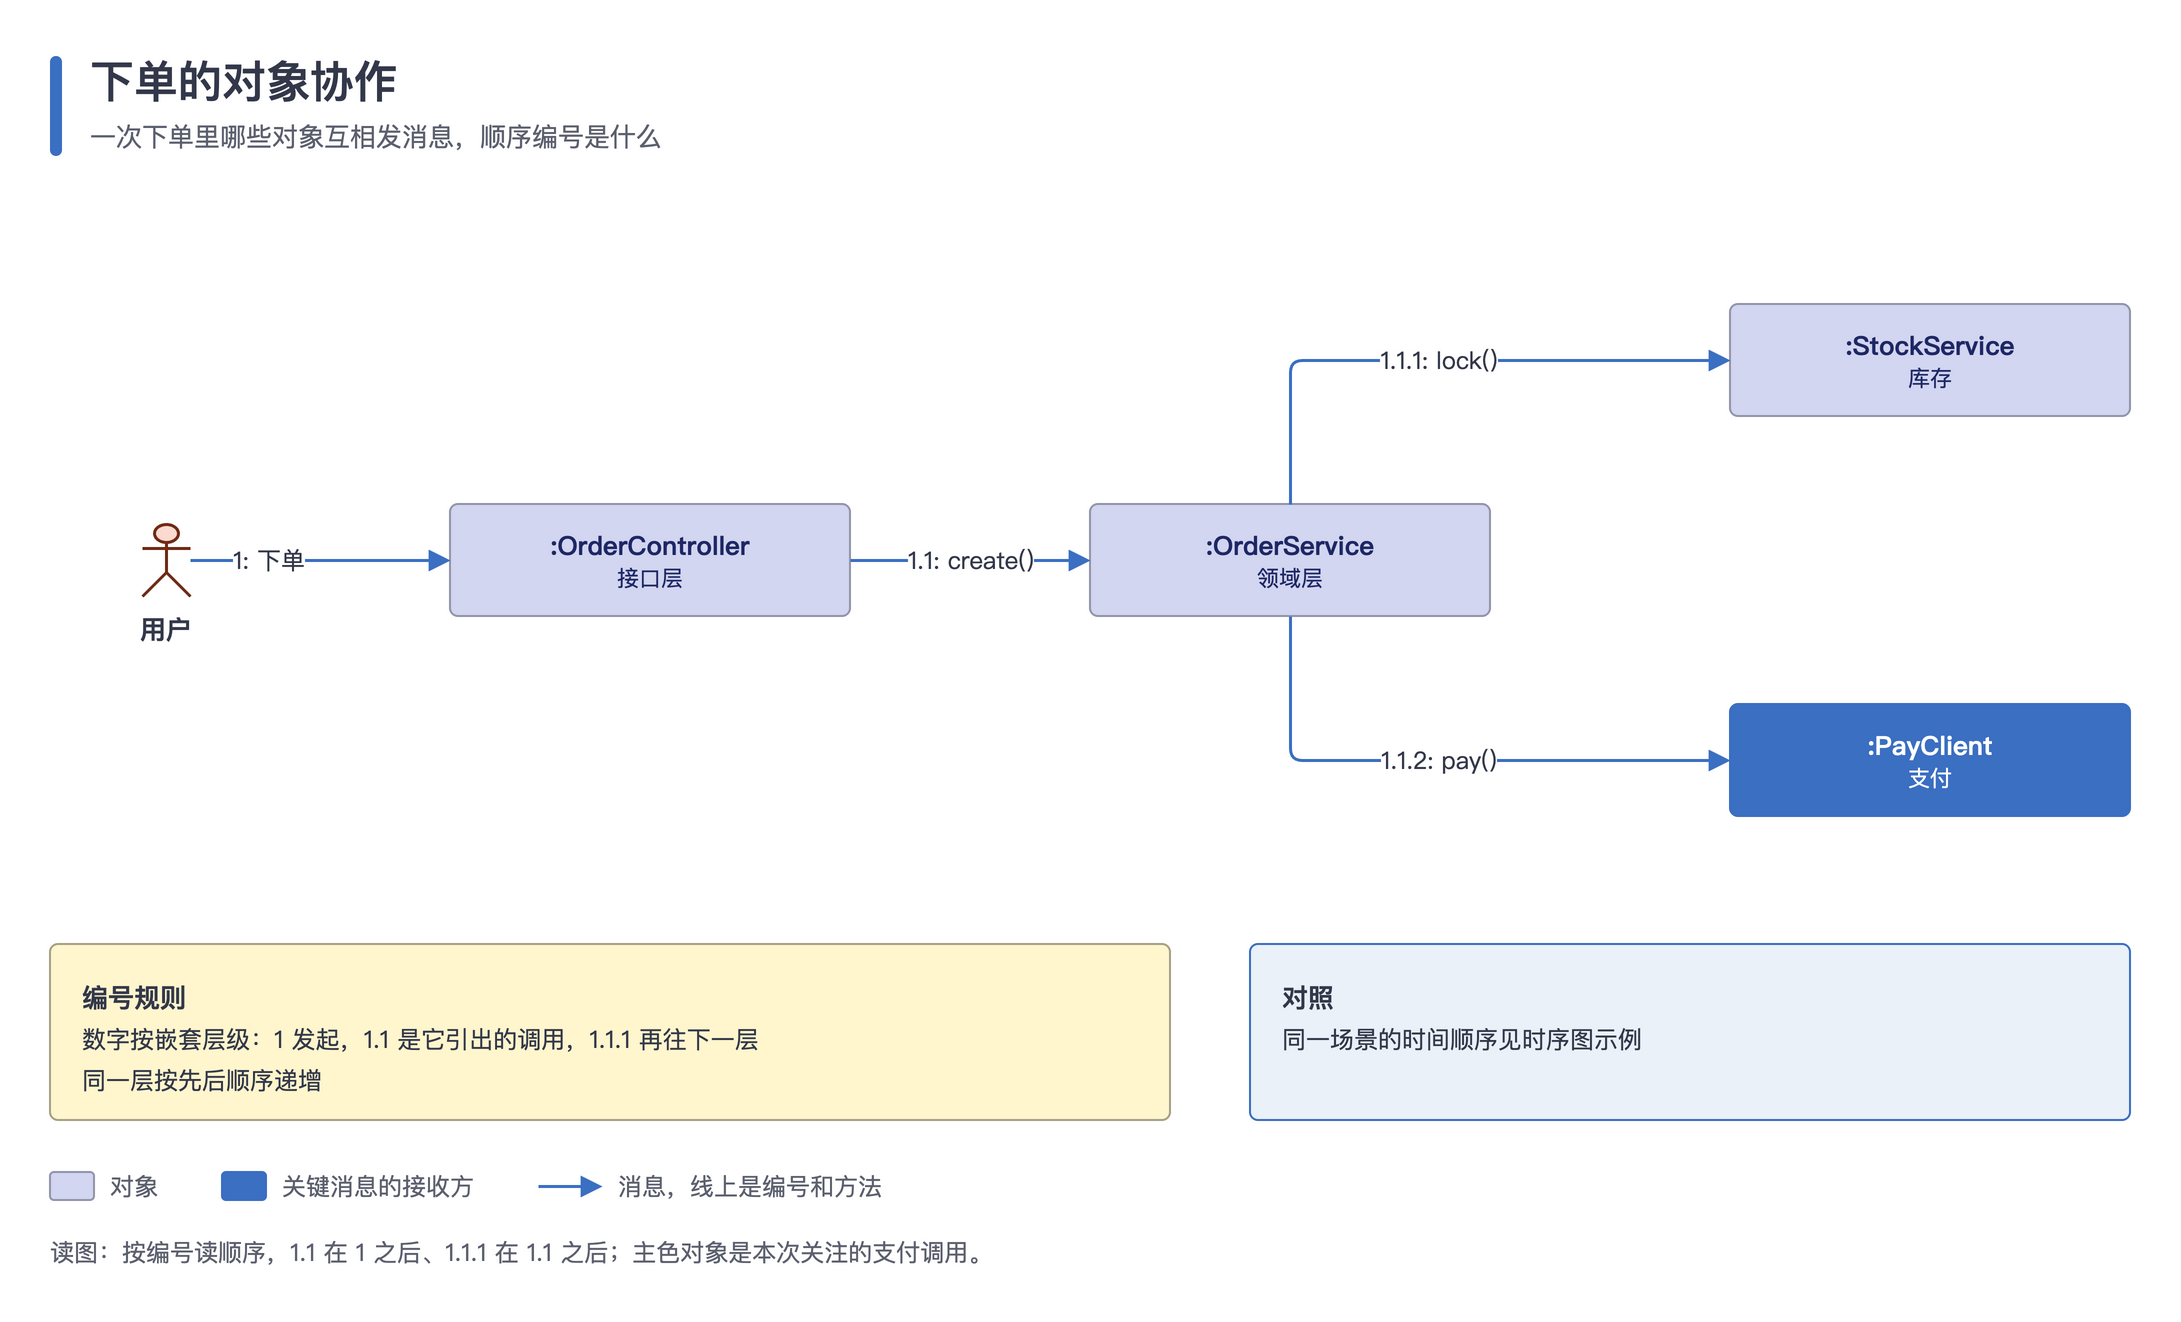

Reproduce this figure in Python.
#!/usr/bin/env python3
"""通信图（UML）：对象写成 :类名，连线上写编号消息（1、1.1、1.1.1），关键消息的接收方用主色。

用到：actor、box、带编号标签的 edge、panel、legend、footer。
运行后在本目录生成 communication.drawio 和 communication.png。
"""
import os
import sys

HERE = os.path.dirname(os.path.abspath(__file__))
sys.path.insert(0, os.path.join(os.path.dirname(HERE), 'scripts'))
from drawio_kit import Diagram  # noqa: E402

MIN_SIDE = int(os.environ.get('DIAGRAM_MIN_SIDE', 4000))

d = Diagram('下单的对象协作', '一次下单里哪些对象互相发消息，顺序编号是什么')
user = d.actor(80, 270, '用户')  # 小人中线对齐到 288，和控制器卡片一条直线
ctrl = d.box(240, 260, 200, 56, ':OrderController', '接口层', role='lav')
svc = d.box(560, 260, 200, 56, ':OrderService', '领域层', role='lav')
stock = d.box(880, 160, 200, 56, ':StockService', '库存', role='lav')
pay = d.box(880, 360, 200, 56, ':PayClient', '支付', role='key')

d.edge(user, ctrl, '1: 下单', src='R', dst='L', label_offset=-0.4)
d.edge(ctrl, svc, '1.1: create()', src='R', dst='L')
d.edge(svc, stock, '1.1.1: lock()', src='T', dst='L', points=[(660, 188)])
d.edge(svc, pay, '1.1.2: pay()', src='B', dst='L', points=[(660, 388)])

y = d.panel(40, 480, 560, '编号规则', ['数字按嵌套层级：1 发起，1.1 是它引出的调用，1.1.1 再往下一层', '同一层按先后顺序递增'])
d.panel(640, 480, 440, '对照', ['同一场景的时间顺序见时序图示例'], kind='soft', h=y - 480)
d.legend(40, y + 24, [('lav', '对象'), ('key', '关键消息的接收方'), ('edge', '消息，线上是编号和方法')])
d.footer(40, y + 56, '读图：按编号读顺序，1.1 在 1 之后、1.1.1 在 1.1 之后；主色对象是本次关注的支付调用。')

name = os.path.join(HERE, 'communication')
d.save(name + '.drawio')
d.export(name + '.drawio', name + '.png', scale=d.scale_for(MIN_SIDE))
